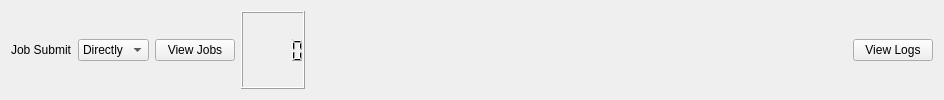
      <widget class="QWidget" name="widget" native="true">
       <layout class="QHBoxLayout" name="horizontalLayout">
        <item>
         <widget class="QLabel" name="label_4">
          <property name="text">
           <string>Job Submit</string>
          </property>
         </widget>
        </item>
        <item>
         <widget class="QComboBox" name="comboBox_2">
          <item>
           <property name="text">
            <string>Directly</string>
           </property>
          </item>
         </widget>
        </item>
        <item>
         <widget class="QPushButton" name="pushButton">
          <property name="text">
           <string>View Jobs</string>
          </property>
         </widget>
        </item>
        <item>
         <widget class="QLCDNumber" name="lcdNumber">
          <property name="font">
           <font>
            <family>Arial Black</family>
            <pointsize>14</pointsize>
            <weight>75</weight>
            <bold>true</bold>
            <strikeout>false</strikeout>
            <stylestrategy>PreferDefault</stylestrategy>
           </font>
          </property>
          <property name="whatsThis">
           <string extracomment="Number of jobs"/>
          </property>
          <property name="autoFillBackground">
           <bool>false</bool>
          </property>
          <property name="styleSheet">
           <string notr="true">color: rgb(0, 0, 0);</string>
          </property>
          <property name="smallDecimalPoint">
           <bool>false</bool>
          </property>
          <property name="intValue" stdset="0">
           <number>0</number>
          </property>
         </widget>
        </item>
        <item>
         <spacer name="horizontalSpacer">
          <property name="orientation">
           <enum>Qt::Horizontal</enum>
          </property>
          <property name="sizeHint" stdset="0">
           <size>
            <width>542</width>
            <height>20</height>
           </size>
          </property>
         </spacer>
        </item>
        <item>
         <widget class="QPushButton" name="pushButton_2">
          <property name="text">
           <string>View Logs</string>
          </property>
         </widget>
        </item>
       </layout>
      </widget>
